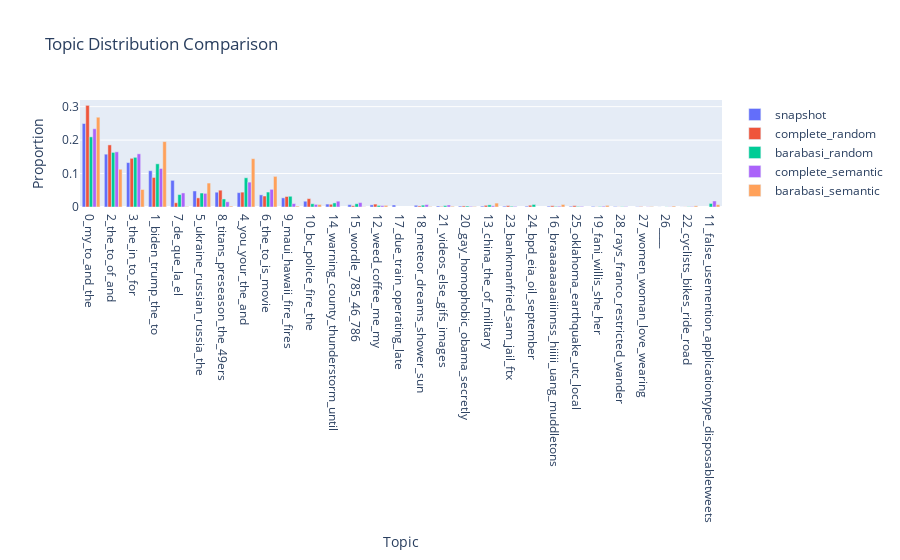

The code cell stored with this chart in its notebook:
### Code cell
RunEvaluation.compare_runs_topics(runs=[snapshot, complete_random, barabasi_random, complete_semantic, barabasi_semantic], n_topics=30)

### Figure 1 — Plotly figure (JSON) as saved in the notebook; plotly's stock layout.template omitted (floating-point values rounded to 4 significant figures)
{"data": [{"name": "snapshot", "type": "bar", "x": ["0_my_to_and_the", "2_the_to_of_and", "3_the_in_to_for", "1_biden_trump_the_to", "7_de_que_la_el", "5_ukraine_russian_russia_the", "8_titans_preseason_the_49ers", "4_you_your_the_and", "6_the_to_is_movie", "9_maui_hawaii_fire_fires", "10_bc_police_fire_the", "14_warning_county_thunderstorm_until", "15_wordle_785_46_786", "12_weed_coffee_me_my", "17_due_train_operating_late", "18_meteor_dreams_shower_sun", "21_videos_else_gifs_images", "20_gay_homophobic_obama_secretly", "13_china_the_of_military", "23_bankmanfried_sam_jail_ftx", "24_bpd_eia_oil_september", "16_braaaaaaaaiiinnss_hiiiii_uang_muddletons", "25_oklahoma_earthquake_utc_local", "19_fani_willis_she_her", "28_rays_franco_restricted_wander", "27_women_woman_love_wearing", "26____", "22_cyclists_bikes_ride_road"], "y": [0.2496, 0.1579, 0.1328, 0.1085, 0.0797, 0.04795, 0.04423, 0.04291, 0.03626, 0.02736, 0.01727, 0.008767, 0.006908, 0.006376, 0.005978, 0.005181, 0.002922, 0.002657, 0.002657, 0.002524, 0.002391, 0.002391, 0.002258, 0.00186, 0.001461, 0.000797, 0.0001328, 0.0001328]}, {"name": "complete_random", "type": "bar", "x": ["0_my_to_and_the", "2_the_to_of_and", "3_the_in_to_for", "1_biden_trump_the_to", "8_titans_preseason_the_49ers", "4_you_your_the_and", "6_the_to_is_movie", "9_maui_hawaii_fire_fires", "5_ukraine_russian_russia_the", "10_bc_police_fire_the", "7_de_que_la_el", "12_weed_coffee_me_my", "14_warning_county_thunderstorm_until", "24_bpd_eia_oil_september", "13_china_the_of_military", "23_bankmanfried_sam_jail_ftx", "25_oklahoma_earthquake_utc_local", "16_braaaaaaaaiiinnss_hiiiii_uang_muddletons", "15_wordle_785_46_786", "20_gay_homophobic_obama_secretly", "18_meteor_dreams_shower_sun", "21_videos_else_gifs_images", "27_women_woman_love_wearing", "22_cyclists_bikes_ride_road", "19_fani_willis_she_her", "28_rays_franco_restricted_wander"], "y": [0.3039, 0.1856, 0.1456, 0.08832, 0.05026, 0.04445, 0.03283, 0.03138, 0.02731, 0.02499, 0.01278, 0.008716, 0.008135, 0.00523, 0.004939, 0.004067, 0.004067, 0.003777, 0.003777, 0.003196, 0.003196, 0.001453, 0.001162, 0.0002905, 0.0002905, 0.0002905]}, {"name": "barabasi_random", "type": "bar", "x": ["0_my_to_and_the", "2_the_to_of_and", "3_the_in_to_for", "1_biden_trump_the_to", "4_you_your_the_and", "6_the_to_is_movie", "5_ukraine_russian_russia_the", "7_de_que_la_el", "9_maui_hawaii_fire_fires", "8_titans_preseason_the_49ers", "14_warning_county_thunderstorm_until", "11_false_usemention_applicationtype_disposabletweets", "10_bc_police_fire_the", "15_wordle_785_46_786", "24_bpd_eia_oil_september", "13_china_the_of_military", "18_meteor_dreams_shower_sun", "12_weed_coffee_me_my", "21_videos_else_gifs_images", "20_gay_homophobic_obama_secretly", "23_bankmanfried_sam_jail_ftx", "25_oklahoma_earthquake_utc_local", "16_braaaaaaaaiiinnss_hiiiii_uang_muddletons", "19_fani_willis_she_her", "28_rays_franco_restricted_wander", "22_cyclists_bikes_ride_road", "26____"], "y": [0.2097, 0.1633, 0.1485, 0.1291, 0.08734, 0.04473, 0.04177, 0.03713, 0.03207, 0.02405, 0.01224, 0.01055, 0.009705, 0.009705, 0.007595, 0.006329, 0.005485, 0.004641, 0.004219, 0.002954, 0.00211, 0.001688, 0.001688, 0.001266, 0.0008439, 0.0008439, 0.0004219]}, {"name": "complete_semantic", "type": "bar", "x": ["0_my_to_and_the", "2_the_to_of_and", "3_the_in_to_for", "1_biden_trump_the_to", "4_you_your_the_and", "6_the_to_is_movie", "7_de_que_la_el", "5_ukraine_russian_russia_the", "11_false_usemention_applicationtype_disposabletweets", "14_warning_county_thunderstorm_until", "8_titans_preseason_the_49ers", "15_wordle_785_46_786", "9_maui_hawaii_fire_fires", "10_bc_police_fire_the", "18_meteor_dreams_shower_sun", "21_videos_else_gifs_images", "12_weed_coffee_me_my", "13_china_the_of_military", "16_braaaaaaaaiiinnss_hiiiii_uang_muddletons", "19_fani_willis_she_her", "25_oklahoma_earthquake_utc_local", "20_gay_homophobic_obama_secretly", "23_bankmanfried_sam_jail_ftx", "28_rays_franco_restricted_wander", "22_cyclists_bikes_ride_road", "26____", "27_women_woman_love_wearing"], "y": [0.234, 0.165, 0.159, 0.1152, 0.07439, 0.05279, 0.04199, 0.04079, 0.018, 0.0174, 0.0156, 0.0132, 0.0102, 0.007798, 0.007199, 0.005999, 0.004199, 0.003599, 0.0024, 0.0024, 0.0018, 0.0018, 0.0018, 0.0012, 0.0012, 0.0005999, 0.0005999]}, {"name": "barabasi_semantic", "type": "bar", "x": ["0_my_to_and_the", "1_biden_trump_the_to", "4_you_your_the_and", "2_the_to_of_and", "6_the_to_is_movie", "5_ukraine_russian_russia_the", "3_the_in_to_for", "13_china_the_of_military", "10_bc_police_fire_the", "16_braaaaaaaaiiinnss_hiiiii_uang_muddletons", "11_false_usemention_applicationtype_disposabletweets", "19_fani_willis_she_her", "12_weed_coffee_me_my", "22_cyclists_bikes_ride_road", "8_titans_preseason_the_49ers", "9_maui_hawaii_fire_fires", "26____", "21_videos_else_gifs_images", "20_gay_homophobic_obama_secretly", "7_de_que_la_el", "27_women_woman_love_wearing", "18_meteor_dreams_shower_sun", "15_wordle_785_46_786"], "y": [0.2684, 0.1955, 0.1445, 0.1129, 0.09153, 0.07158, 0.05231, 0.0117, 0.007571, 0.007571, 0.006882, 0.004818, 0.004818, 0.003441, 0.002753, 0.002753, 0.002753, 0.002065, 0.001376, 0.001376, 0.001376, 0.001376, 0.0006882]}], "layout": {"barmode": "group", "title": {"text": "Topic Distribution Comparison"}, "xaxis": {"title": {"text": "Topic"}}, "yaxis": {"title": {"text": "Proportion"}}}}
